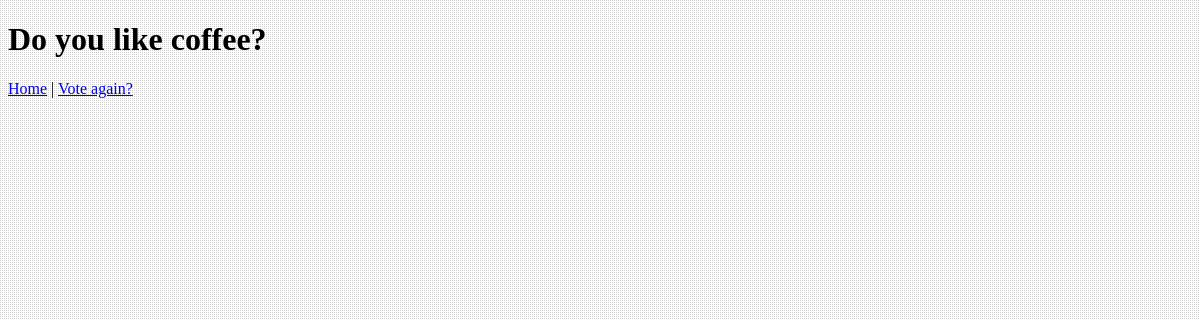
Before: /polls/2/results/ with the older database file.
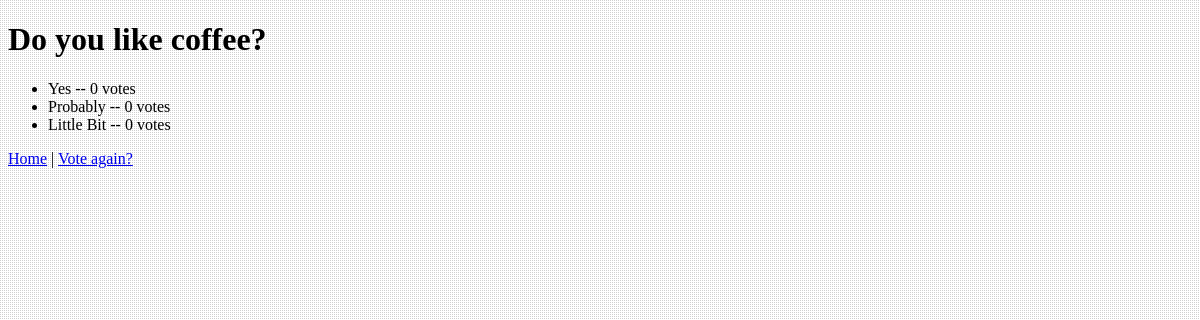
After: the same page with the newer database file.
### polls/models.py (models this page shows, shortened)
class Question(models.Model):
    question_text = models.CharField(max_length=200)
    pub_date = models.DateTimeField('date published')
    def was_published_recently(self):
        now = timezone.now()
        return now - datetime.timedelta(days=1) <= self.pub_date <= now
    was_published_recently.admin_order_field = 'pub_date'
    was_published_recently.boolean = True
    was_published_recently.short_description = 'Published recently?'

class Choice(models.Model):
    question = models.ForeignKey(Question, on_delete=models.CASCADE)
    choice_text = models.CharField(max_length=200)
    votes = models.IntegerField(default=0)

### polls/views.py (the view)
# urls.py: url(r'^(?P<pk>[0-9]+)/results/$', views.ResultsView.as_view(), name='results'),
class ResultsView(generic.DetailView):
    model = Question
    template_name = 'polls/results.html'

### polls/templates/polls/results.html
{% extends "polls/base.html" %}
{% block content %}
    <h1>{{ question.question_text }}</h1>
    <ul>
        {% for choice in question.choice_set.all %}
            <li>{{ choice.choice_text }} -- {{ choice.votes }} vote{{ choice.votes|pluralize }}</li>
        {% endfor %}
    </ul>
    <a href="{% url 'polls:index' %}">Home</a> |
    <a href="{% url 'polls:detail' question.id %}">Vote again?</a>
{% endblock %}

### polls/templates/polls/base.html (shortened to what this page needs)
<!DOCTYPE html>
<html lang="en">
<head>
    {% load static %}
    <link rel="stylesheet" type="text/css" href="{% static 'polls/style.css' %}">
</head>
<body>
{% block content %}{% endblock %}
</body>
</html>

### polls/static/polls/style.css (style rules this page uses)
body { background: white url("images/grid.png"); }

Changed rows visible on the page:
added Choice: choice_text "Yes", votes "0"
added Choice: choice_text "Probably", votes "0"
added Choice: choice_text "Little Bit", votes "0"
